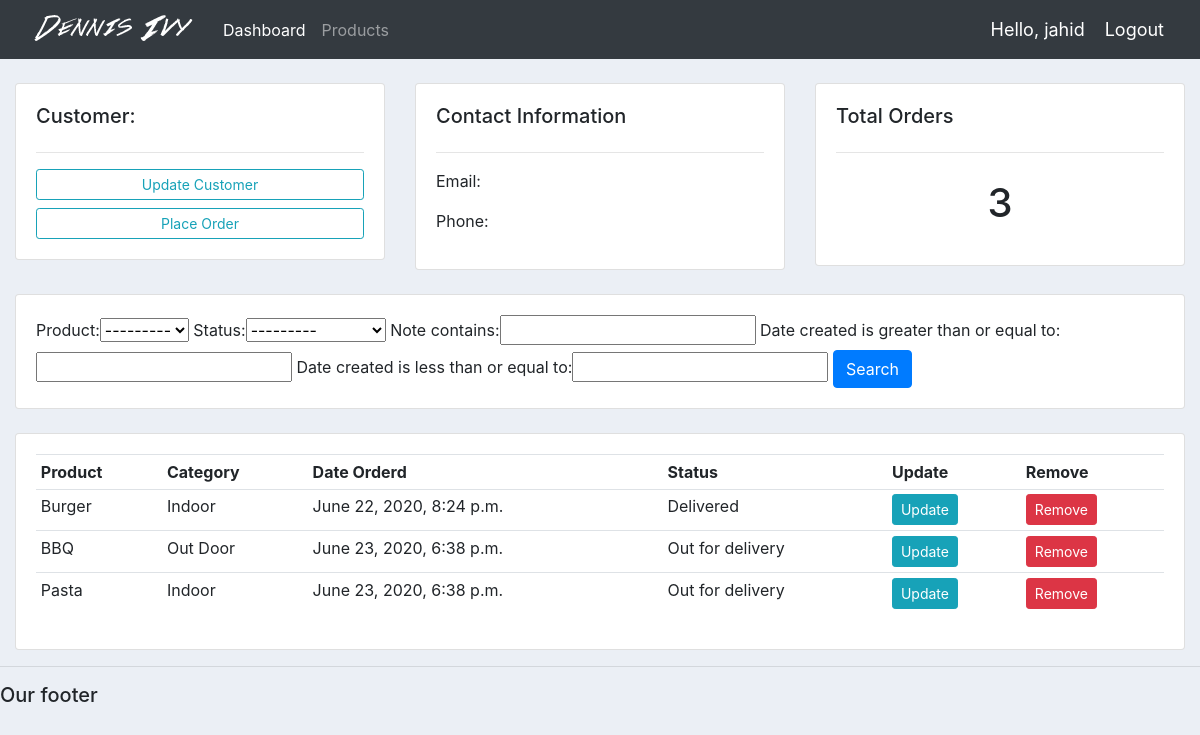
The app's page /customer/1/ (signed in) with its own data.
### accounts/models.py (models this page shows, shortened)
class Order(models.Model):
    STATUS = (
        ('Pending', 'Pending'),
        ('Out for delivery', 'Out for delivery'),
        ('Delivered', 'Delivered'),
    )
    customer = models.ForeignKey(Customer, null=True, on_delete=models.SET_NULL)
    product = models.ForeignKey(Product, null=True, on_delete=models.SET_NULL)
    date_created = models.DateTimeField(auto_now_add=True, null=True)
    status = models.CharField(max_length=200, null=True, choices=STATUS)
    note = models.CharField(max_length=1000, null=True)

class Product(models.Model):
    CATEGORY = (
        ('Indoor', 'Indoor'),
        ('Out Door', 'Out Door'),
    )
    name = models.CharField(max_length=200, null=True)
    price = models.FloatField(null=True)
    category = models.CharField(max_length=200, null=True, choices=CATEGORY)
    description = models.CharField(max_length=200, null=True, blank=True)
    date_created = models.DateTimeField(auto_now_add=True, null=True)
    tags = models.ManyToManyField(Tag)
    def __str__(self):
        return self.name

### accounts/decorators.py (the view)
        def wrapper_func(request, *args, **kwargs):
            group = None
            if request.user.groups.exists():
                group = request.user.groups.all()[0].name
            if group in allowed_roles:
                return view_func(request, *args, **kwargs)
            else:
                return HttpResponse('You are not authorized to view this page')

### accounts/views.py (called while the page is built)
@login_required(login_url='login')
@allowed_users(allowed_roles=['admin'])
def customer(request, pk_test):
    customer = Customer.objects.get(id=pk_test)
    orders = customer.order_set.all()
    order_count = orders.count()
    myFilter = OrderFilter(request.GET, queryset=orders)
    orders = myFilter.qs
    context = {'customer': customer, 'orders': orders, 'order_count': order_count,
               'myFilter': myFilter}
    return render(request, 'customer.html', context)

### accounts/templates/customer.html
{% extends 'main.html' %}
{% block content %}
    <br>
    <div class="row">
        <div class="col-md">
            <div class="card card-body">
                <h5>Customer:</h5>
                <hr>
                <a class="btn btn-outline-info  btn-sm btn-block" href="">Update Customer</a>
                <a class="btn btn-outline-info  btn-sm btn-block" href="{% url 'create_order' customer.id %}">Place Order</a>
            </div>
        </div>
        <div class="col-md">
            <div class="card card-body">
                <h5>Contact Information</h5>
                <hr>
                <p>Email: {{ customers.email }}</p>
                <p>Phone: {{ customers.phone }}</p>
            </div>
        </div>
        <div class="col-md">
            <div class="card card-body">
                <h5>Total Orders</h5>
                <hr>
                <h1 style="text-align: center;padding: 10px">{{ order_count }}</h1>
            </div>
        </div>
    </div>
    <br>
    <div class="row">
        <div class="col">
            <div class="card card-body">
                <form method="get">
                    {{myFilter.form}}
                    <button class="btn btn-primary" type="submit">Search</button>
                </form>
            </div>
        </div>
    </div>
    <br>
    <div class="row">
        <div class="col-md">
            <div class="card card-body">
                <table class="table table-sm">
                    <tr>
                        <th>Product</th>
                        <th>Category</th>
                        <th>Date Orderd</th>
                        <th>Status</th>
                        <th>Update</th>
                        <th>Remove</th>
                    </tr>
                    {% for order in orders %}
                        <tr>
                            <td>{{ order.product }}</td>
                            <td>{{ order.product.category }}</td>
                            <td>{{ order.date_created }}</td>
                            <td>{{ order.status }}</td>
                            <td><a class="btn btn-sm btn-info" href="{% url 'update_order' order.id %}">Update</a></td>
                            <td><a class="btn btn-sm btn-danger" href="{% url 'delete_order' order.id %}">Remove</a></td>
                        </tr>
                    {% endfor %}
                </table>
            </div>
        </div>
    </div>
{% endblock %}

### accounts/templates/navbar.html (shortened to what this page needs)
{% load static %}
<nav class="navbar navbar-expand-lg navbar-dark bg-dark">
    <img src="{% static 'images/logo.png' %}" alt="">
    <div class="collapse navbar-collapse" id="navbarNav">
        <ul class="navbar-nav">
            {% if request.user.is_staff %}
                <li class="nav-item active">
                    <a class="nav-link" href="{% url 'home' %}">Dashboard</a>
                </li>
                <li class="nav-item">
                    <a class="nav-link" href="{% url 'product' %}">Products</a>
                </li>
            {% else %}
                <li class="nav-item">
                    <a class="nav-link" href="{% url 'account' %}">Settings</a>
                </li>
            {% endif %}
        </ul>
    </div>
    <span class="hello-msg">Hello, {{ request.user }}</span>
    <span><a class="hello-msg" href="{% url 'logout' %}">Logout</a></span>
</nav>

### static/css/main.css (style rules this page uses)
body { background-color: #ebeff5; }

### accounts/templates/navbar.html (style rules this page uses)
.hello-msg { font-size: 18px; color: #fff; margin-right: 20px; }

### records on screen
Order: product "Burger", product.category "Indoor", date_created "June 22, 2020, 8:24 p.m.", status "Delivered"
Order: product "BBQ", product.category "Out Door", date_created "June 23, 2020, 6:38 p.m.", status "Out for delivery"
Order: product "Pasta", product.category "Indoor", date_created "June 23, 2020, 6:38 p.m.", status "Out for delivery"

### other values on screen
{{ request.user }} "jahid"
{{ order_count }} "3"
